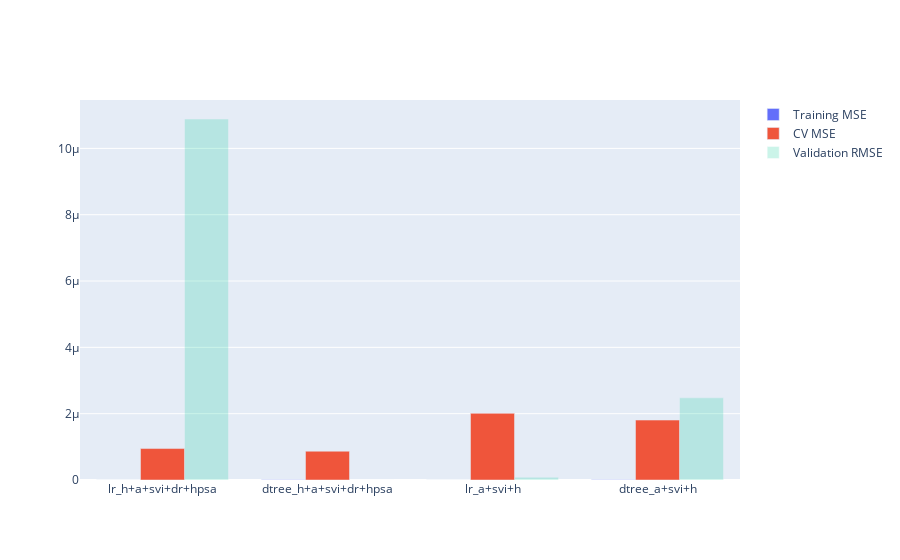

Notebook cell for this chart:
### Code cell
import plotly.graph_objects as go
from plotly.subplots import make_subplots
import plotly.figure_factory as ff
def compare_models(models):
    training_mse = [mean_squared_error(train['Max_Percent_Confirmed'], model.predict(train)) for model in models.values()]
    validation_mse = [cross_validate_mse(model) for model in models.values()]
    test_mse = [mean_squared_error(test['Max_Percent_Confirmed'], model.predict(test)) for model in models.values()]
    names = list(models.keys())
    fig = go.Figure([
        go.Bar(x = names, y = training_mse, name="Training MSE"),
        go.Bar(x = names, y = validation_mse, name="CV MSE"),
        go.Bar(x = names, y = test_mse, name="Validation RMSE", opacity=.2)
    ])
    return fig
fig = compare_models(models)
fig.show()

### Figure 1 — Plotly figure (JSON) as saved in the notebook; plotly's stock layout.template omitted (floating-point values rounded to 4 significant figures)
{"data": [{"name": "Training MSE", "type": "bar", "x": ["lr_h+a+svi+dr+hpsa", "dtree_h+a+svi+dr+hpsa", "lr_a+svi+h", "dtree_a+svi+h"], "y": [2.674e-37, 7.128e-09, 1.695e-37, 7.128e-09]}, {"name": "CV MSE", "type": "bar", "x": ["lr_h+a+svi+dr+hpsa", "dtree_h+a+svi+dr+hpsa", "lr_a+svi+h", "dtree_a+svi+h"], "y": [9.483e-07, 8.685e-07, 2.01e-06, 1.807e-06]}, {"name": "Validation RMSE", "opacity": 0.2, "type": "bar", "x": ["lr_h+a+svi+dr+hpsa", "dtree_h+a+svi+dr+hpsa", "lr_a+svi+h", "dtree_a+svi+h"], "y": [1.089e-05, 1.725e-10, 8.29e-08, 2.478e-06]}], "layout": {}}
